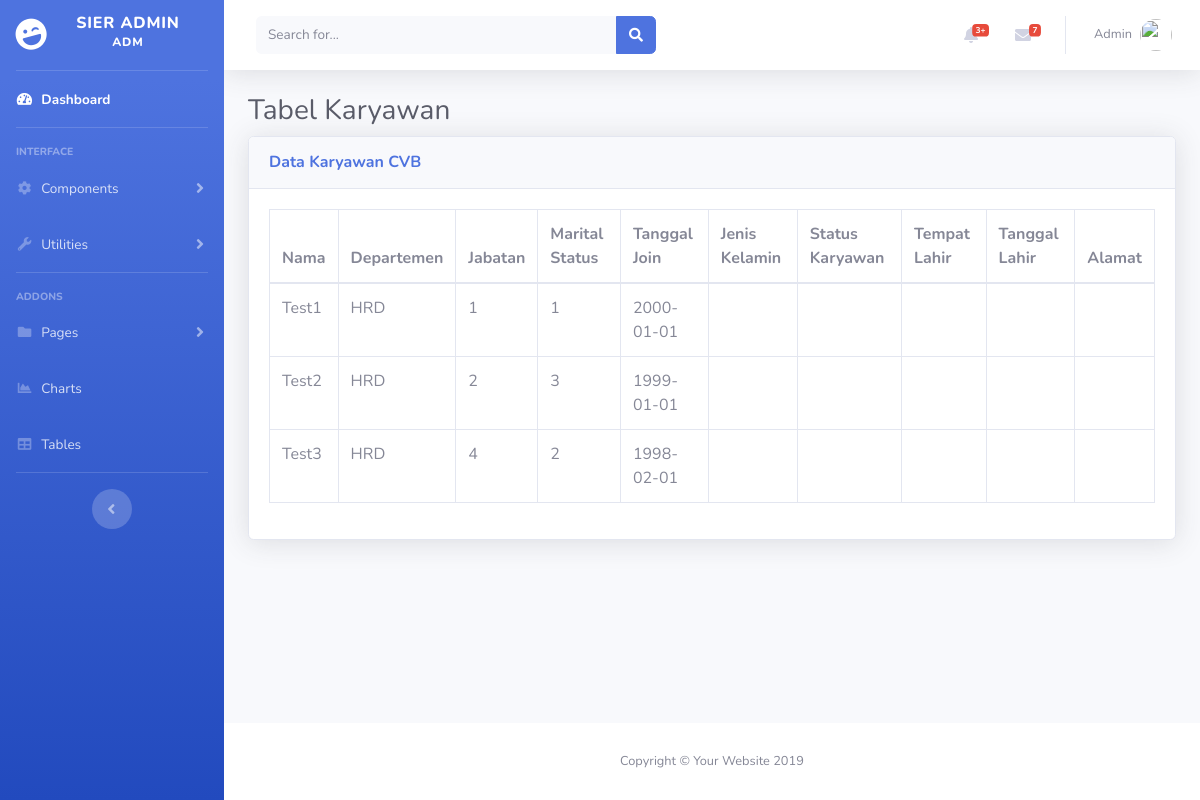
The app's page /admin/karyawan.php (signed in), older data.
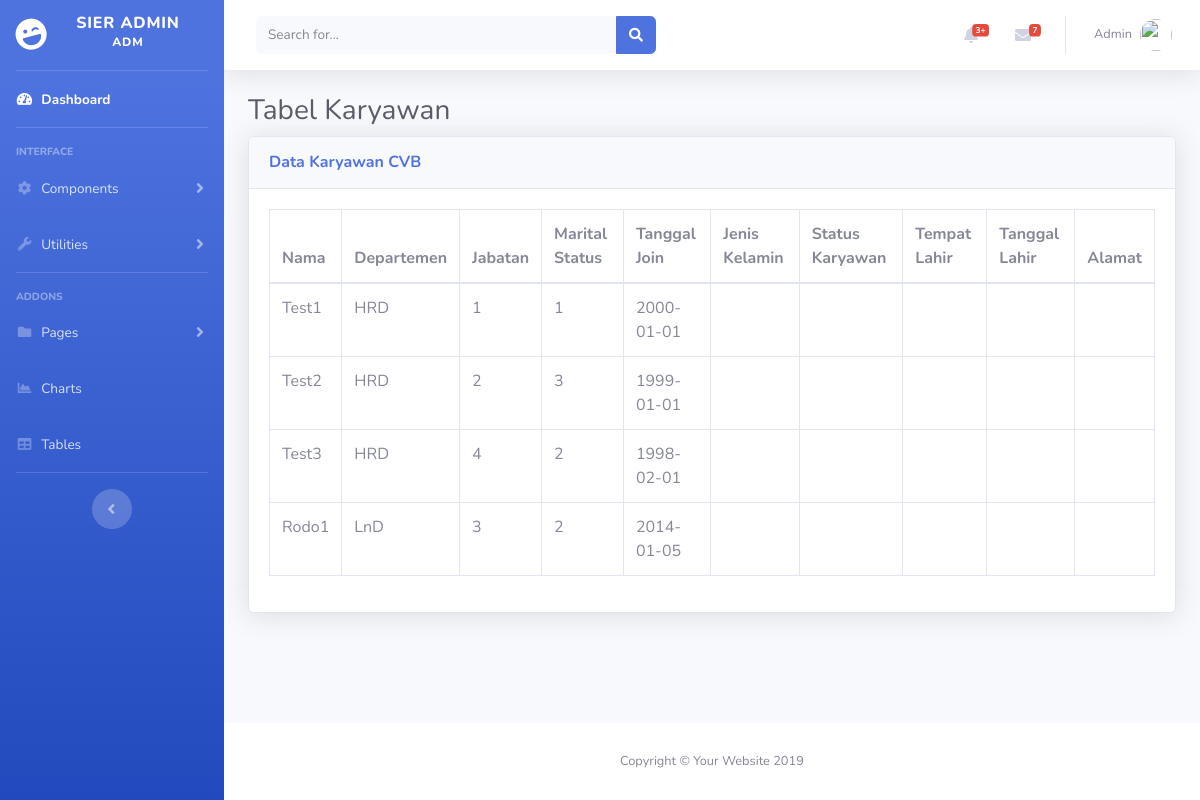
The same page, newer data.
### tables this page shows
CREATE TABLE `karyawan` (
  `id_karyawan` int(11) NOT NULL,
  `id_dept` int(11) DEFAULT NULL,
  `username` varchar(50) DEFAULT NULL,
  `password` varchar(50) DEFAULT NULL,
  `nama` varchar(50) DEFAULT NULL,
  `jabatan` varchar(50) DEFAULT NULL,
  `marital_status` int(11) DEFAULT NULL,
  `tanggal_masuk` date DEFAULT NULL,
  `jenis_kelamin` varchar(20) DEFAULT NULL,
  `status_karyawan` varchar(50) DEFAULT NULL,
  `tempat_lahir` varchar(50) DEFAULT NULL,
  `tanggal_lahir` date DEFAULT NULL,
  `alamat` text,
  `email` varchar(50) DEFAULT NULL,
  `no_telepon` varchar(20) DEFAULT NULL,
  `foto` varchar(200) DEFAULT NULL,
  `hak_akses` enum('admin','pic','manager') DEFAULT NULL
);

CREATE TABLE `departemen` (
  `id_dept` int(11) NOT NULL,
  `nama_dept` varchar(50) NOT NULL,
  `cost_center` varchar(50) NOT NULL
);

### admin/karyawan.php (the view, shortened to what the changed rows need)
<?php
include "../config/conn.php";
$stm = $pdo_conn->prepare("SELECT `id_karyawan`, `username`, `nama`, `jabatan`, `marital_status`, `tanggal_masuk`, `jenis_kelamin`, `status_karyawan`, `tempat_lahir`, `tanggal_lahir`, `alamat`, `email`, `no_telepon`, departemen.nama_dept
                           FROM `karyawan`
                           INNER JOIN departemen ON karyawan.id_dept = departemen.id_dept");
$stm->execute();
$rows = $stm->fetchAll(PDO::FETCH_ASSOC);
?>
<!DOCTYPE html>
<html lang="en">
<head>
  <link href="../assets/vendor/fontawesome-free/css/all.min.css" rel="stylesheet" type="text/css">
  <link href="../assets/css/sb-admin-2.min.css" rel="stylesheet">
</head>
<body id="page-top">
  <div id="wrapper">
    <div id="content-wrapper" class="d-flex flex-column">
      <div id="content">
        <div class="container-fluid">
          <h1 class="h3 mb-2 text-gray-800">Tabel Karyawan</h1>
          <div class="card shadow mb-4">
            <div class="card-body">
              <div class="table-responsive">
                <table class="table table-bordered" id="dataTable" width="100%" cellspacing="0">
                  <thead>
                    <tr>
                      <th>Nama</th>
                      <th>Departemen</th>
                      <th>Jabatan</th>
                      <th>Marital Status</th>
                      <th>Tanggal Join</th>
                      <th>Jenis Kelamin</th>
                      <th>Status Karyawan</th>
                      <th>Tempat Lahir</th>
                      <th>Tanggal Lahir</th>
                      <th>Alamat</th>
                    </tr>
                  </thead>
                  <tbody>
                    <?php
                    foreach ($rows as $row) {
                      echo ('
                      <tr>
                      <td>' . $row["nama"] . '</td>
                      <td>' . $row["nama_dept"] . '</td>
                      <td>' . $row["jabatan"] . '</td>
                      <td>' . $row["marital_status"] . '</td>
                      <td>' . $row["tanggal_masuk"] . '</td>
                      <td>' . $row["jenis_kelamin"] . '</td>
                      <td>' . $row["status_karyawan"] . '</td>
                      <td>' . $row["tempat_lahir"] . '</td>
                      <td>' . $row["tanggal_lahir"] . '</td>
                      <td>' . $row["alamat"] . '</td>
                    </tr>
                      ');
                    }
                    ?>
                  </tbody>
                </table>
              </div>
            </div>
          </div>
        </div>
      </div>
    </div>
  </div>
</body>
</html>

Row changes from the older to the newer data that the page shows:
added karyawan: nama "Rodo1", id_dept.nama_dept "LnD", jabatan "3", marital_status "2", tanggal_masuk "2014-01-05"
